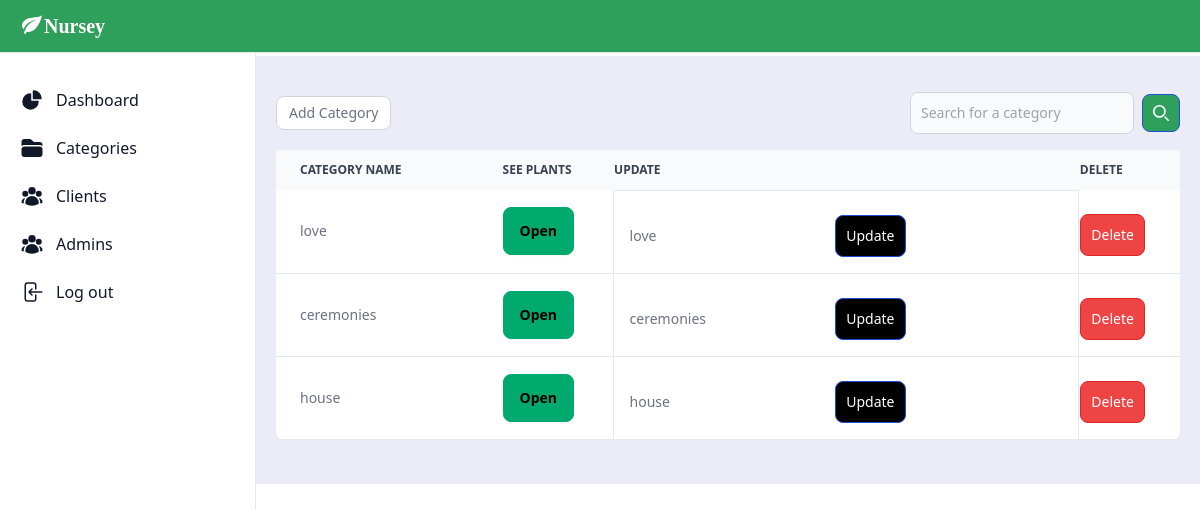
/admin/admin.php, run on the app's committed database.
### tables this page shows
CREATE TABLE `categories` (
  `id` int(11) NOT NULL,
  `name` varchar(50) NOT NULL
);

### admin/admin.php (the view, shortened to what this page needs)
<!DOCTYPE html>
<html lang="en">
<head>
    <script src="https://cdn.tailwindcss.com"></script>
    <link href="https://cdn.jsdelivr.net/npm/daisyui@4.4.6/dist/full.min.css" rel="stylesheet" type="text/css" />
</head>
<body class="bg-[#ECECF8]">
    <?php
    include("./navbar.php");
    include("./sidebar.php");
    include("db.php");
    ?>
    <div class="p-5 mt-14 sm:ml-64">
        <div class="relative overflow-x-auto sm:rounded-lg">
            <div
                class="flex items-center justify-between flex-column md:flex-row flex-wrap space-y-4 md:space-y-0 py-4 dark:bg-gray-900">
                <div>
                    <button onclick="toggleFormVisibility()"
                        class="inline-flex items-center text-gray-500 bg-white border border-gray-300 focus:outline-none hover:bg-gray-100 focus:ring-4 focus:ring-gray-200 font-medium rounded-lg text-sm px-3 py-1.5 dark:bg-gray-800 dark:text-gray-400 dark:border-gray-600 dark:hover:bg-gray-700 dark:hover:border-gray-600 dark:focus:ring-gray-700"
                        type="button">
                        Add Category
                    </button>
                </div>
                <form class="flex items-center">
                    <div class=" w-full">
                        <input type="text" id="simple-search"
                            class="bg-gray-50 border border-gray-300 text-gray-900 text-sm rounded-lg focus:ring-blue-500 focus:border-blue-500 block w-full p-2.5  dark:bg-gray-700 dark:border-gray-600 dark:placeholder-gray-400 dark:text-white dark:focus:ring-blue-500 dark:focus:border-blue-500"
                            placeholder="Search for a category" required>
                    </div>
                    <button type="submit"
                        class="p-2.5 ms-2 text-sm font-medium text-white bg-[#2f9f5c] rounded-lg border border-blue-700 hover:bg-blue-800 focus:ring-4 focus:outline-none focus:ring-blue-300 dark:bg-blue-600 dark:hover:bg-blue-700 dark:focus:ring-blue-800">
                        <svg class="w-4 h-4" aria-hidden="true" xmlns="http://www.w3.org/2000/svg" fill="none"
                            viewBox="0 0 20 20">
                            <path stroke="currentColor" stroke-linecap="round" stroke-linejoin="round" stroke-width="2"
                                d="m19 19-4-4m0-7A7 7 0 1 1 1 8a7 7 0 0 1 14 0Z" />
                        </svg>
                    </button>
                </form>
            </div>
            <?php
            $query = "SELECT categories.id, categories.name, COUNT(plants.id) AS plant_count
                      FROM categories
                      LEFT JOIN plants ON categories.id = plants.category_id
                      GROUP BY categories.id, categories.name";
            $result = mysqli_query($conn, $query);
            if (mysqli_num_rows($result) > 0) {
                echo '<table class="w-full text-sm text-left rtl:text-right text-gray-500 dark:text-gray-400">
                        <thead class="text-xs text-gray-700 uppercase bg-gray-50 dark:bg-gray-700 dark:text-gray-400">
                            <tr>
                                <th scope="col" class="px-6 py-3">
                                    Category Name
                                </th>
                                <th>See Plants</th>
                                    <th>Update</th>
                                    <th>Delete</th>
                        </thead>
                        <tbody>';
                while ($row = mysqli_fetch_assoc($result)) {
                    echo '<tr class="bg-white border-b dark:bg-gray-800 dark:border-gray-700 hover:bg-gray-50 dark:hover:bg-gray-600">
                                <td class="px-6 py-4">' . $row['name'] . '</td>
                                <td>
                                    <button class="btn btn-success" onclick="openModal(\'modal_' . $row['id'] . '\')">Open</button>
                                    <dialog id="modal_' . $row['id'] . '" class="modal">
                                        <div class="modal-box">
                                            <form method="dialog">
                                                <button class="btn btn-sm btn-circle btn-ghost absolute right-2 top-2" onclick="closeModal(' . $row['id'] . ')">✕</button>
                                            </form>
                                            <h3 class="font-bold text-lg text-center mx-auto">Plants in Category: ' . $row['name'] . '</h3>
                                            <a href="./add.php">
                                            <button type="submit" class="mt-2 p-2.5 text-sm font-medium text-white rounded-lg border border-green-600 bg-[#2f9f5c] focus:ring-4 focus:outline-none focus:ring-gray-200 dark:bg-blue-600 dark:hover:bg-blue-700 dark:focus:ring-green-500"
                                            name="add-plant">
                                            Add Plant
                                        </button>
                                            </a>
                                            <table id="plantTable_' . $row['id'] . '" class="w-full text-sm text-left rtl:text-right text-gray-500 dark:text-gray-400">
                                                <thead class="text-xs text-gray-700 uppercase bg-gray-50 dark:bg-gray-700 dark:text-gray-400">
                                                    <tr>
                                                        <th scope="col" class="px-6 py-3">Plant Name</th>
                                                        <th>Picture</th>
                                                        <th>Delete</th>
                                                    </tr>
                                                </thead>
                                                <tbody>';
                    echo '</tbody></table></div></dialog></td>
                                                <td class="border px-4 py-4">
                                                <form method="post" action="">
                                                    <input type="hidden" name="category_id" value="' . $row['id'] . '">
                                                    <label for="update-category-name"></label>
                                                    <input type="text" id="update-category-name" name="update-category-name"
                                                        value="' . $row['name'] . '" required>
                                                    <button type="submit" name="update-category"
                                                        class="mt-2 p-2.5 text-sm font-medium bg-black text-white  rounded-lg border border-blue-700 hover:bg-blue-800 focus:ring-4 focus:outline-none focus:ring-blue-300 dark:bg-blue-600 dark:hover:bg-blue-700 dark:focus:ring-blue-800">
                                                        Update
                                                    </button>
                                                </form>
                                                </td>
                                                <td>
                                                    <form method="post" action="' . $_SERVER["PHP_SELF"] . '">
                                                        <input type="hidden" name="category_id" value="' . $row['id'] . '">
                                                        <button type="submit" name="delete-category" class="mt-2 p-2.5 text-sm font-medium text-white bg-red-500 rounded-lg border border-red-600 focus:ring-4 focus:outline-none focus:ring-gray-200">
                                                            Delete
                                                        </button>
                                                    </form>
                                                </td>
                                            </tr>';
                }
                echo '</tbody></table>';
            } else {
                echo '<p>No data found</p>';
            }
            ?>
        </div>
    </div>
</body>
</html>
</body>
</html>

### data on the page
categories: name "love", update-category-name "love"
categories: name "ceremonies", update-category-name "ceremonies"
categories: name "house", update-category-name "house"
